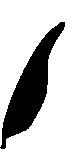
%> input picture Week8/report/handin/leaf1bw.png, 77 x 151 px
$ octave ex2.m   (GNU Octave 9; MATLAB toolbox functions it lacks are replaced by stand-ins)
%> lines starting %> are read from the running program, lines starting %| are printed output that depends on the picture; in (x1, y1, x2, y2) boxes, pixels count from 0 and x2, y2 are one past the last pixel; in counts of white or black regions, pixels touching at a corner belong together; the program's own positions count from 1
### Week8/report/handin/jpr_fourier_decimate.m
function [ reconstructed_boundary ] = jpr_fourier_decimate( boundary, keep )
%JPR_FOURIER_DECIMATE Computes Fourier description of black and white
% boundary BOUNDARY and decimates the result to keep KEEP frequencies.
% Returns reconstructed boundary points

    % Get length of boundary
    n = length(boundary);

    % Store all boundary points as complex numbers
    s = complex(boundary(:,1),boundary(:,2));

    % if odd number of points, make it even (so fourier transform does not duplicate a point)
    if mod(length(s),2) ~= 0

        if (keep ~= 1 && keep ~= 3) % but, we need odd numbers to keep DC/first3, so only do it in other cases
            s(end+1) = s(end);
        end
    end


    % Fourier transform and then centre the points
    F = fft(s);
    F_cent = fftshift(F);
    % nb. shift so that the high frequencies are at the ends rather than in
    % the centre of the vector


    % Decimate the results by removing the higher frequencies

    % work out how many points to decimate at each end of the vector:
    r = round((n - keep)/2);
    % suppress the first r and last r values
    F_cent(1:r) = 0;
    F_cent(n-r+1:n) = 0;

    % Print some information
   fprintf('keep % d components :: removing %d. remaining: %d \n', keep,r,length(find(F_cent)));


    % inverse centre and transform
    F_decimated_decentred = ifftshift(F_cent);
    s_decimated = ifft(F_decimated_decentred);

    % recover the coordinates
    rows = real(s_decimated);
    cols = imag(s_decimated);

    % convert them back to integers (can't use doubles as coordinates)
    rows = round(rows);
    cols = round(cols);

    % ensure all indices are >0
    rows(rows<1) = 1;
    cols(cols<1) = 1;


    reconstructed_boundary = [rows cols];
end

### Week8/report/handin/ex2.m
clear all


%% Examples with leaves
leaves{1} = imcomplement(imread('leaf1bw.png'));
leaves{2} = imcomplement(imread('leafbw2.png'));
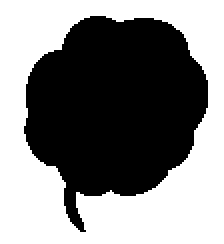
%> input picture Week8/report/handin/leafbw2.png, 112 x 122 px (shown 2 times larger)
leaves{3} = imcomplement(imread('leafbw3.png'));
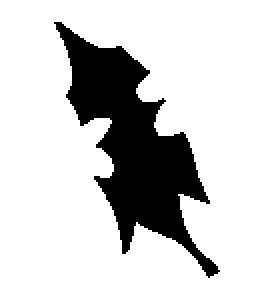
%> input picture Week8/report/handin/leafbw3.png, 138 x 144 px (shown 2 times larger)
leaves{4} = imcomplement(imread('leafbw4.png'));
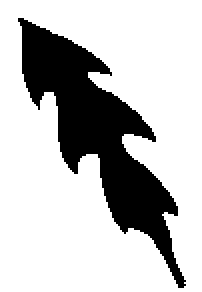
%> input picture Week8/report/handin/leafbw4.png, 101 x 146 px (shown 2 times larger)

% number of components to keep
Keep = 3
for i = 1:length(leaves)

    % Get the image and its boundary
    img = leaves{i};
    boundaries = bwboundaries(img,8);

    % Decimate
    recovered_boundaries = jpr_fourier_decimate(boundaries{1},Keep);

    % Store the new boundary as an image
    idx = sub2ind(size(img), recovered_boundaries(:,1), recovered_boundaries(:,2));
    im_rec= zeros(size(img));
    im_rec(idx) = 1;
    newleaves{i} = im_rec;
end
%> this loop made 4 passes
%> (n in jpr_fourier_decimate, r in jpr_fourier_decimate) on passes 1 to 4: (274, 136), (309, 153), (399, 198), (401, 199)
%| keep  3 components :: removing 136. remaining: 2
%| keep  3 components :: removing 153. remaining: 3
%| keep  3 components :: removing 198. remaining: 3
%| keep  3 components :: removing 199. remaining: 3
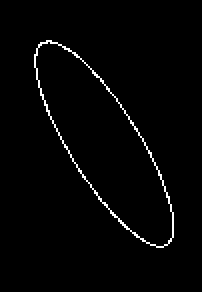
%> im_rec: size 146x101 double (shown 2 times larger); values 0 (black) and 1 (white), 1.8% white in thin lines or dots, all inside (x1, y1, x2, y2) = (17, 20, 87, 124)
%> after the loop, newleaves = 4 items

h = figure
for i = 1:4
    subplot(2,4,i);
    imshow(leaves{i});
    subplot(2,4,i+4);
    imshow(newleaves{i});

end
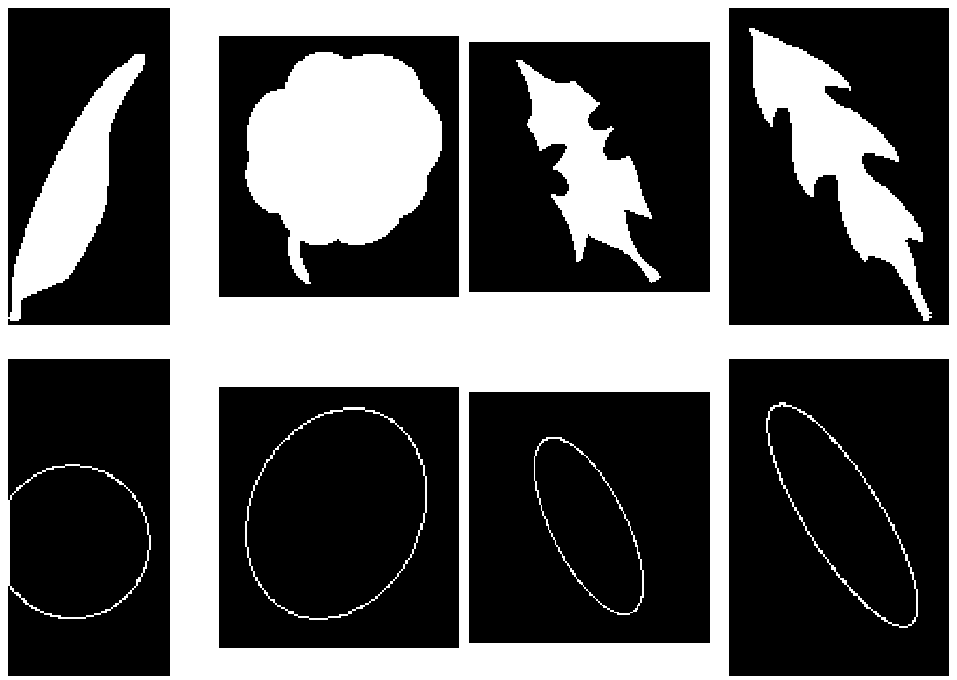
%> figure redrawn from the program's plot data, 8 panels

%% First 3 components of decimated
keeps = [1,2,3];
img = leaves{4}
%> img: size 146x101 uint8; 24.2% white; 1 white region, box (x1, y1, x2, y2) and area: (9, 9, 93, 144) 3571
boundaries = bwboundaries(img,8);
%> boundaries = 1 boundary; box (x1, y1, x2, y2) and points: (9, 9, 93, 144) 401
length(boundaries{1})
%> ans = 401
h = figure;

for i=1:length(keeps)
    % Decimate
    recovered_boundaries = jpr_fourier_decimate(boundaries{1},keeps(i));

    % Store the new boundary as an image
    idx = sub2ind(size(img), recovered_boundaries(:,1), recovered_boundaries(:,2));
    length(idx)
    im_rec= zeros(size(img));
    im_rec(idx) = 1;
  subplot(1,length(keeps),i)
  imshow(im_rec);
end
%> this loop made 3 passes
%> r in jpr_fourier_decimate on passes 1 to 3: 200, 200, 199
%| keep  1 components :: removing 200. remaining: 1
%| keep  2 components :: removing 200. remaining: 2
%| keep  3 components :: removing 199. remaining: 3
%> pass 1, `imshow(im_rec);`:
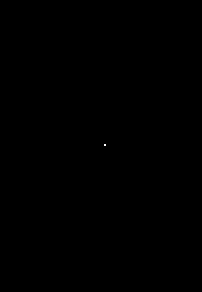
%> displayed picture: size 146x101, on the screen's scale of 0 to 255 (shown 2 times larger); 0.01% white in thin lines or dots, all inside (x1, y1, x2, y2) = (52, 72, 53, 73)
%> pass 2, `imshow(im_rec);`:
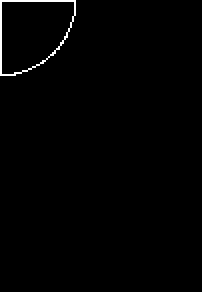
%> displayed picture: size 146x101, on the screen's scale of 0 to 255 (shown 2 times larger); 0.9% white in thin lines or dots, all inside (x1, y1, x2, y2) = (0, 0, 38, 38)
% saveas(h, 'leaf4_first3.pdf');
